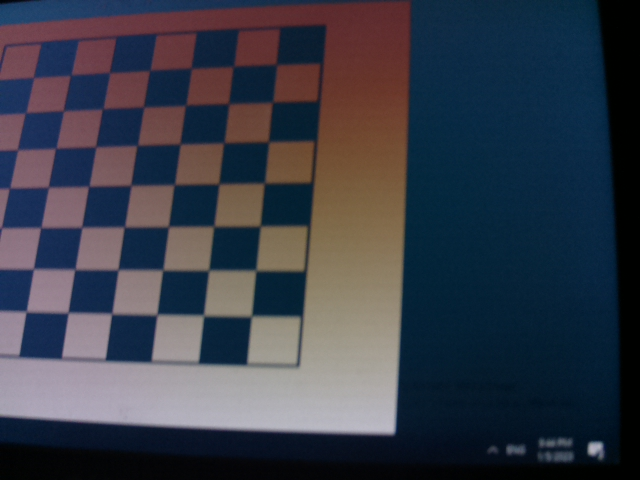
#> input picture image/image (1).jpg, 640 x 480 px; its folder holds only this picture in this run
$ jupyter execute --allow-errors camera_calibration.ipynb   (shell and % lines are left out)
#> lines starting #> are read from the running program, lines starting #| are printed output that depends on the picture; after the words box and inside, x2 and y2 are one past the last pixel; in counts of white or black regions, pixels touching at a corner belong together
[cell 1]
import cv2 as cv
import numpy as np
import matplotlib.pyplot as plt
import glob
# termination criteria
criteria = (cv.TERM_CRITERIA_EPS + cv.TERM_CRITERIA_MAX_ITER, 30, 0.001)
# prepare object points, like (0,0,0), (1,0,0), (2,0,0) ....,(6,5,0)
objp = np.zeros((6*7,3), np.float32)
objp[:,:2] = np.mgrid[0:7,0:6].T.reshape(-1,2)
# Arrays to store object points and image points from all the images.
objpoints = [] # 3d point in real world space
imgpoints = [] # 2d points in image plane.
images = glob.glob('./image/*.jpg')
for fname in images:
    img = cv.imread(fname)
#> img is the input picture: shape (480, 640, 3); mean B, G, R 72.5, 60.8, 56.6
    gray = cv.cvtColor(img, cv.COLOR_BGR2GRAY)
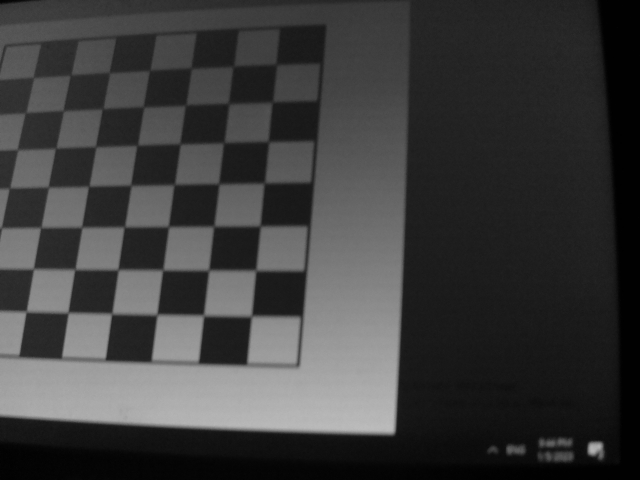
#> gray: shape (480, 640); min 0, max 188, mean 60.9
    # Find the chess board corners
    ret, corners = cv.findChessboardCorners(gray, (7,6), None)
#> ret = True; corners = 42 rows, first 8: [275.5, 64], [273, 101], [267.5, 141], [264, 183], [260, 226], [255.5, 270.5], [251.6, 316.1], [234.2, 68.02]
    # If found, add object points, image points (after refining them)
    if ret == True:
        objpoints.append(objp)
        corners2 = cv.cornerSubPix(gray,corners, (11,11), (-1,-1), criteria)
#> corners2 = 42 rows, first 8: [276.4, 64.41], [272.2, 102.2], [268.5, 141.6], [264.2, 183], [260.2, 226], [255.7, 270.4], [251.4, 316.1], [233.3, 66.37]
        imgpoints.append(corners2)
        # Draw and display the corners
        cv.drawChessboardCorners(img, (7,6), corners2, ret)
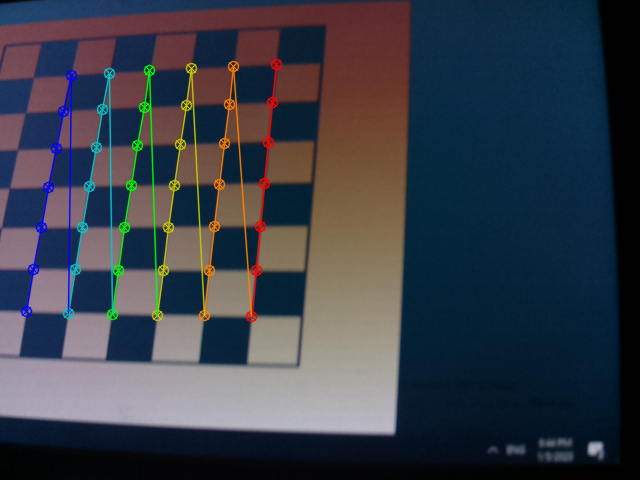
#> img: shape (480, 640, 3); 3.74% of pixels changed, all inside (x1, y1, x2, y2) = (20, 58, 283, 323)
        cv.imshow('img', img)
        cv.waitKey(500)
cv.destroyAllWindows()

# Camera calibrate

[cell 2]
ret, mtx, dist, rvecs, tvecs = cv.calibrateCamera(objpoints, imgpoints, gray.shape[::-1], None, None)
#> ret = 0.16; mtx = [[908.5, 0, 362.5], [0, 864.8, 207.3], [0, 0, 1]]; dist = [[-0.46, 1.01, 0.00887, -0.043, -3.14]]; rvecs = ([-0.121, 0.405, 1.57],); tvecs = ([-1.91, -3.38, 20.19],)

[cell 3]
#camera matrix
mtx
#> Out = [[908.5, 0, 362.5], [0, 864.8, 207.3], [0, 0, 1]]

[cell 4]
dist
#> Out = [[-0.46, 1.01, 0.00887, -0.043, -3.14]]

$ run again, on image/image (14).jpg
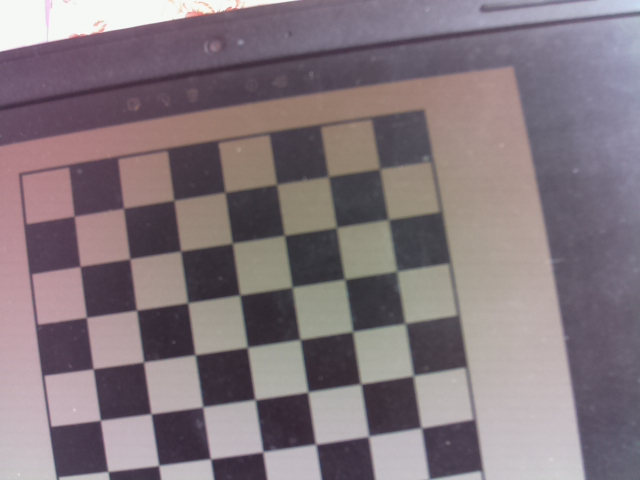
#> input picture image/image (14).jpg, 640 x 480 px
#> img is the input picture: shape (480, 640, 3); mean B, G, R 124.8, 118.7, 131.2
#> `gray = cv.cvtColor(img, cv.COLOR_BGR2GRAY)`:
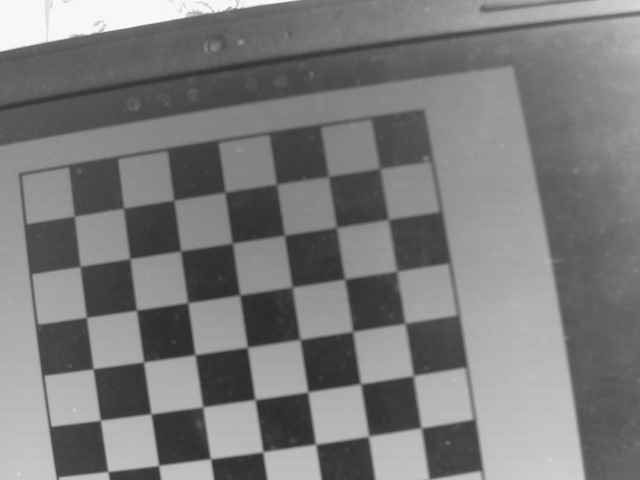
#> gray: shape (480, 640); min 42, max 248, mean 123.1
#> ret = False; corners = 41 rows, first 8: [379.5, 168.5], [388.5, 219.5], [336.5, 227], [328.5, 176.5], [397, 271], [344.5, 279], [292.5, 287], [284, 235.5]

$ run again, on image/image (15).jpg
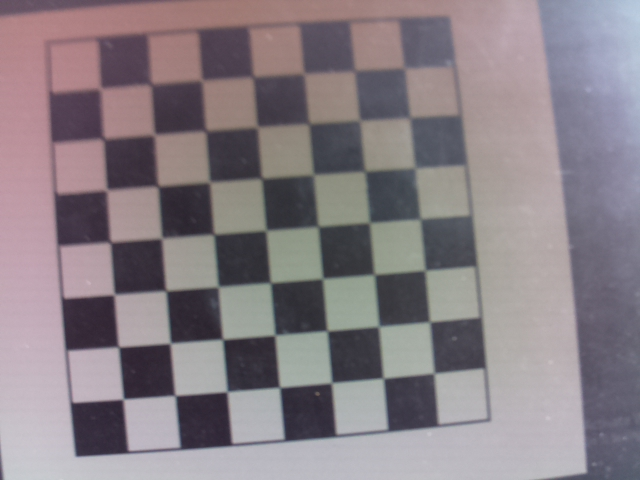
#> input picture image/image (15).jpg, 640 x 480 px
#> img is the input picture: shape (480, 640, 3); mean B, G, R 133.3, 127.4, 136.7
#> `gray = cv.cvtColor(img, cv.COLOR_BGR2GRAY)`:
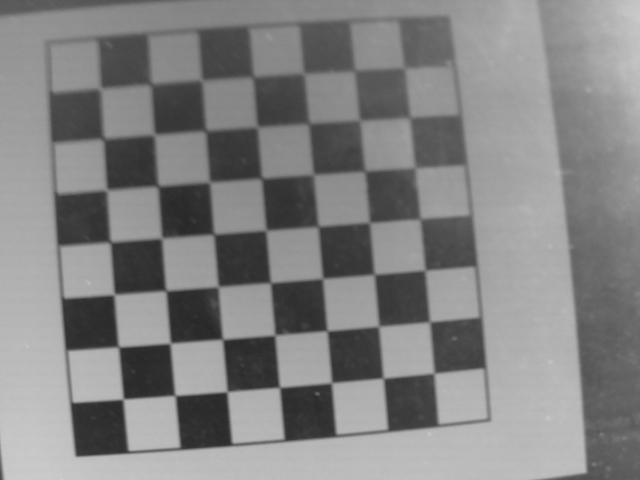
#> gray: shape (480, 640); min 39, max 207, mean 130.8
#> `ret, corners = cv.findChessboardCorners(gray, (7,6), None)`: ret = True; corners = 42 rows, first 8: [106, 141], [154, 134.5], [205.5, 130.5], [257.4, 127.2], [308.5, 123.5], [359.5, 120.5], [409.5, 117], [107, 190]
#> corners2 = 42 rows, first 8: [103.5, 138.8], [154.3, 134.6], [205.7, 130.8], [257.3, 127], [308.8, 123.6], [359.9, 120.6], [409.5, 117.5], [106.8, 189.9]
#> `cv.drawChessboardCorners(img, (7,6), corners2, ret)`:
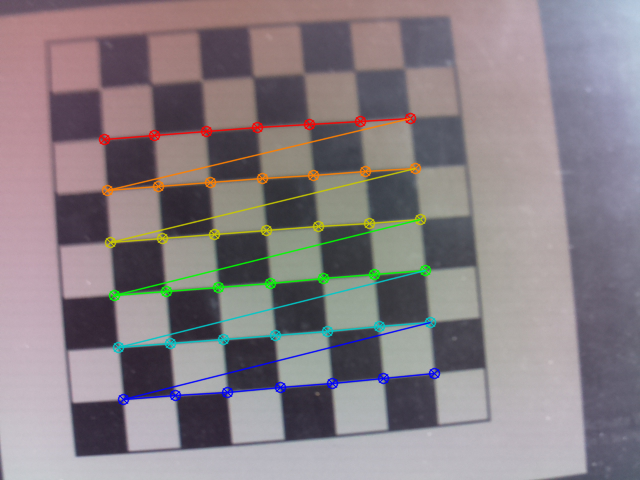
#> img: shape (480, 640, 3); 4.42% of pixels changed, all inside (x1, y1, x2, y2) = (98, 112, 441, 406)
#> `ret, mtx, dist, rvecs, tvecs = cv.calibrateCamera(objpoints, imgpoints..`: ret = 0.151; mtx = [[1788.2, 0, 414.9], [0, 1825.4, 241.6], [0, 0, 1]]; dist = [[-0.84, -18.21, -0.00412, -0.0702, 279.9]]; rvecs = ([-0.136, -0.143, -0.0855],); tvecs = ([-6, -1.96, 34.48],)
#> `mtx`: Out has the same summary as mtx
#> `dist`: Out = [[-0.84, -18.21, -0.00412, -0.0702, 279.9]]

$ run again, on image/image (16).jpg
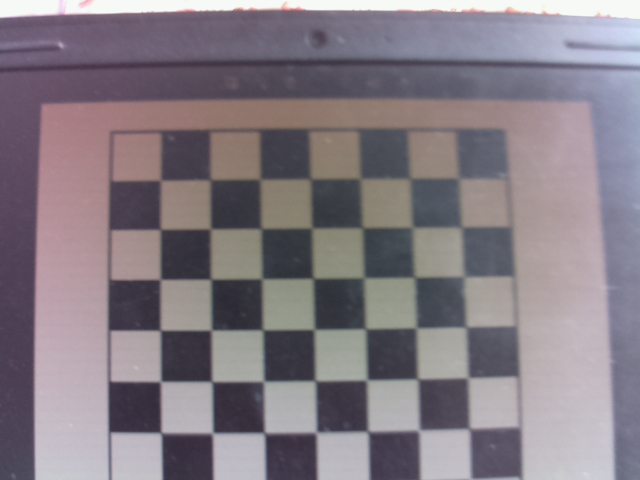
#> input picture image/image (16).jpg, 640 x 480 px
#> img is the input picture: shape (480, 640, 3); mean B, G, R 132.2, 124.2, 132.7
#> `gray = cv.cvtColor(img, cv.COLOR_BGR2GRAY)`:
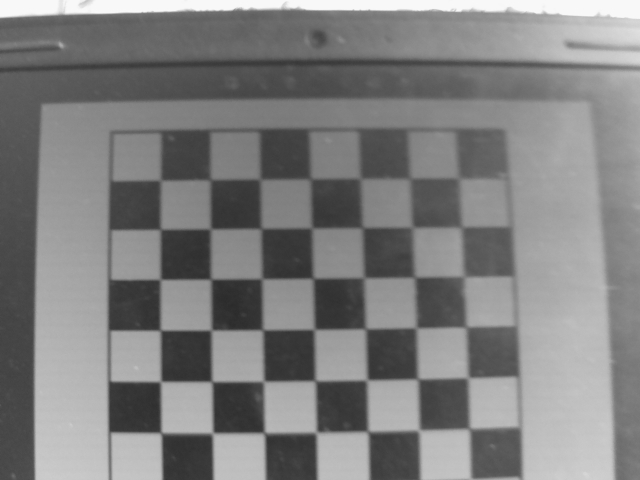
#> gray: shape (480, 640); min 43, max 249, mean 127.6
#> `ret, corners = cv.findChessboardCorners(gray, (7,6), None)`: ret = True; corners = 42 rows, first 8: [470.3, 427.5], [418.5, 430], [368, 431.5], [315.6, 432.2], [264.2, 432.4], [213.1, 432.2], [161.3, 432], [468, 378.1]
#> corners2 = 42 rows, first 8: [469.3, 428.6], [419.2, 430.3], [367.8, 431.5], [316.3, 432.6], [264.3, 432.9], [212.6, 433.2], [161.1, 432.8], [468.1, 377.8]
#> `cv.drawChessboardCorners(img, (7,6), corners2, ret)`:
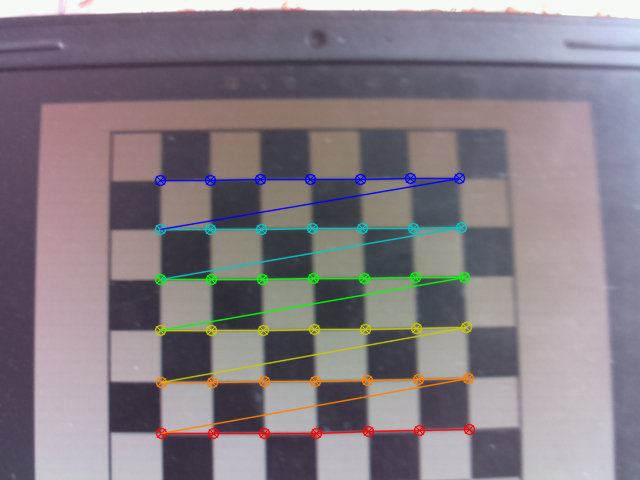
#> img: shape (480, 640, 3); 4.38% of pixels changed, all inside (x1, y1, x2, y2) = (154, 172, 476, 440)
#> `ret, mtx, dist, rvecs, tvecs = cv.calibrateCamera(objpoints, imgpoints..`: ret = 0.178; mtx = [[2184.9, 0, 242.8], [0, 2313.8, 219.4], [0, 0, 1]]; dist = [[-1.4, -30.31, 0.022, 0.0302, 752.4]]; rvecs = ([-0.0111, 0.598, 3.07],); tvecs = ([4.41, 3.84, 41.73],)
#> `mtx`: Out has the same summary as mtx
#> `dist`: Out = [[-1.4, -30.31, 0.022, 0.0302, 752.4]]

$ run again, on image/image (10).jpg
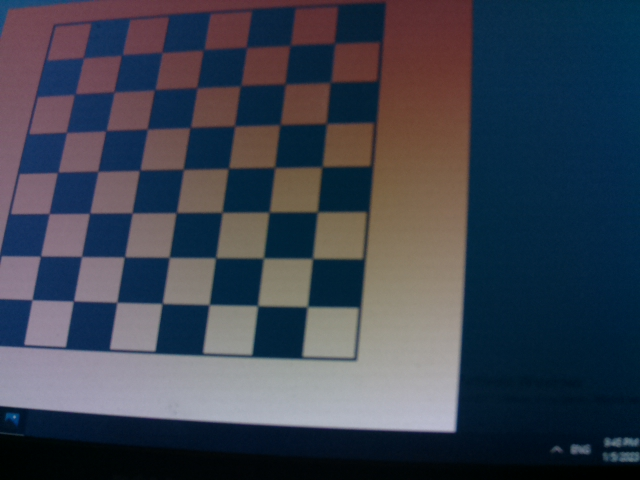
#> input picture image/image (10).jpg, 640 x 480 px
#> img is the input picture: shape (480, 640, 3); mean B, G, R 80.2, 67, 60.3
#> `gray = cv.cvtColor(img, cv.COLOR_BGR2GRAY)`:
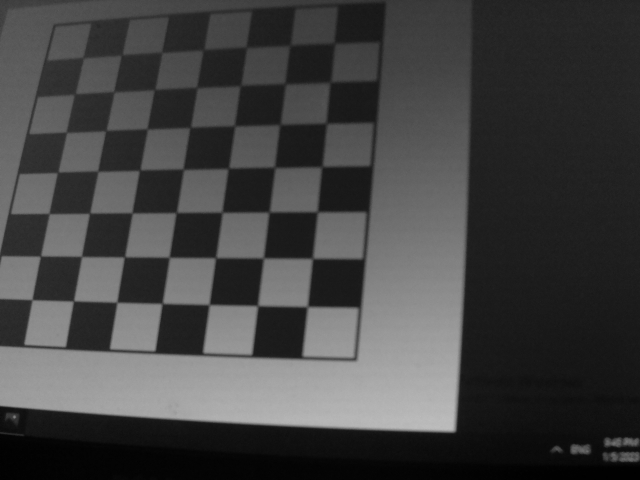
#> gray: shape (480, 640); min 0, max 189, mean 66.5
#> `ret, corners = cv.findChessboardCorners(gray, (7,6), None)`: ret = True; corners = 42 rows, first 8: [311.9, 257.9], [264.7, 256.8], [216.3, 258.8], [169.6, 256.7], [124.6, 257.1], [81.54, 256.5], [40.51, 256.1], [315.9, 213.7]
#> corners2 = 42 rows, first 8: [312.4, 258.4], [263.5, 258], [215.6, 257.7], [169.2, 257.3], [124.4, 256.9], [81.51, 256.4], [40.47, 256], [317.3, 211.8]
#> `cv.drawChessboardCorners(img, (7,6), corners2, ret)`:
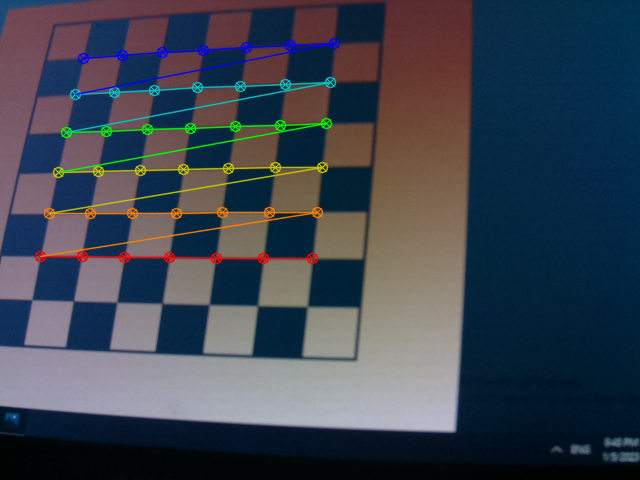
#> img: shape (480, 640, 3); 3.93% of pixels changed, all inside (x1, y1, x2, y2) = (34, 37, 341, 265)
#> `ret, mtx, dist, rvecs, tvecs = cv.calibrateCamera(objpoints, imgpoints..`: ret = 0.207; mtx = [[736.1, 0, 450.6], [0, 701.4, 218.8], [0, 0, 1]]; dist = [[-0.307, 0.345, 0.0022, -0.0609, -0.627]]; rvecs = ([-0.292, -0.413, -3.08],); tvecs = ([-2.68, 0.815, 14.6],)
#> `mtx`: Out = [[736.1, 0, 450.6], [0, 701.4, 218.8], [0, 0, 1]]
#> `dist`: Out = [[-0.307, 0.345, 0.0022, -0.0609, -0.627]]
